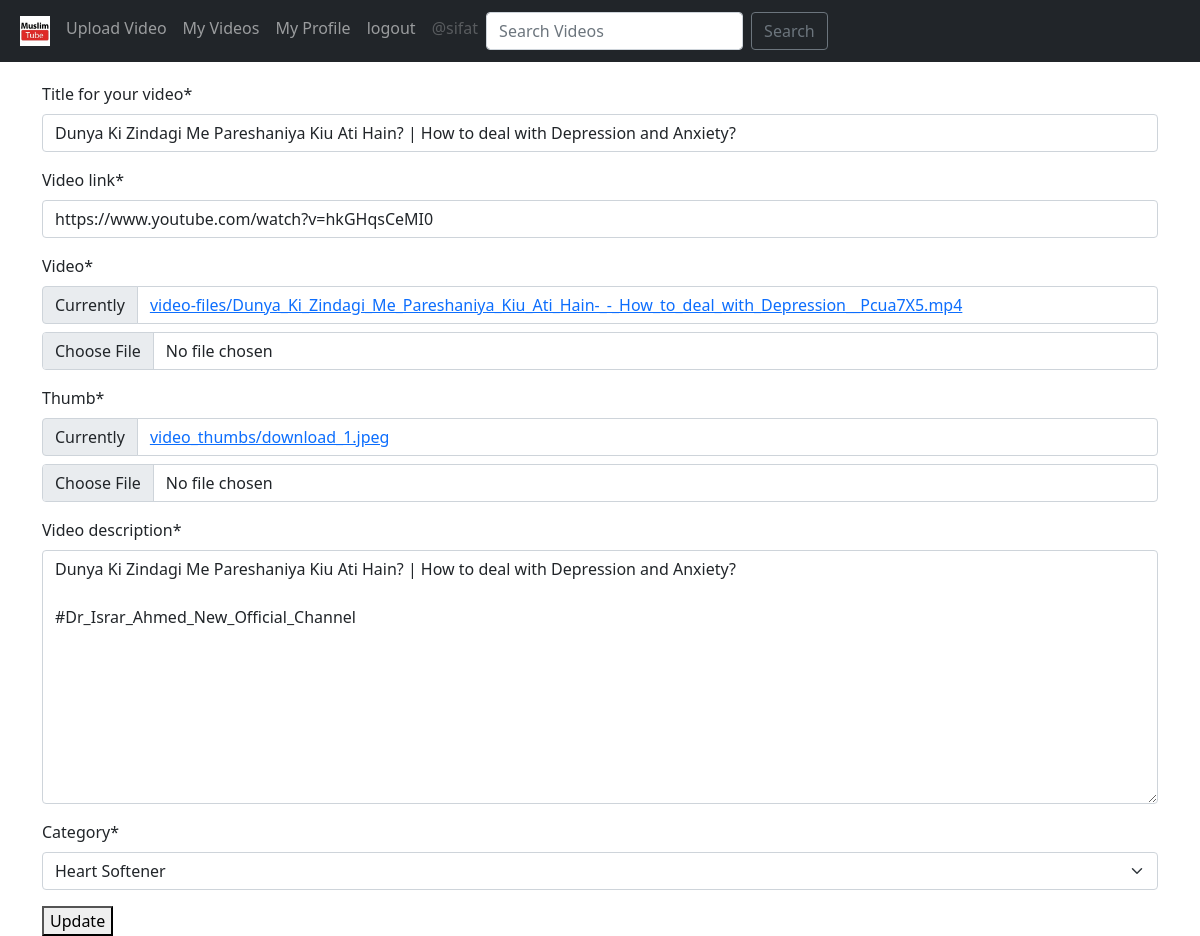
/video/edit/3/ (signed in), run on the app's committed database.
### App_Video/models.py (models this page shows, shortened)
class Video(models.Model):
    uploader = models.ForeignKey(
        User, on_delete=models.CASCADE, related_name='video_uploader')
    video_title = models.CharField(
        max_length=255, verbose_name="Title for your video")
    slug = models.SlugField(max_length=264, unique=True)
    video_link = models.URLField(max_length=264, unique=False)
    video_description = models.TextField(verbose_name="Video description")
    category = models.CharField(
        max_length=255, choices=category_choices, default='Islamic')
    video = models.FileField(upload_to='video-files', verbose_name='video',
                             validators=[FileExtensionValidator(allowed_extensions=['MOV', 'avi', 'mp4', 'webm', 'mkv'])])
    video_thumb = models.ImageField(
        upload_to='video_thumbs', verbose_name='thumb')
    publish_date = models.DateTimeField(auto_now_add=True)
    update_date = models.DateTimeField(auto_now=True)
    class Meta:
        ordering = ['-publish_date']

### App_Video/views.py (the view, shortened to what this page needs)
# urls.py: path('edit/<pk>/', views.UpdateVideo.as_view(), name='update_video'),
class UpdateVideo(LoginRequiredMixin, UpdateView):
    model = Video
    fields = ('video_title', 'video_link', 'video',
              'video_thumb', 'video_description', 'category')
    template_name = 'App_Video/update_video.html'

### templates/App_Video/update_video.html (shortened to what this page needs)
{% extends 'base.html' %}
{% load crispy_forms_tags %}
{% block body_block %}
{% if video.uploader == user %}
<form method="POST">
    {{form|crispy}}
    <button type="submit" name="button">Update</button>
    {% else %}
    <p>Your are not allowed to view this page. 404</p>
</form>
{% endif %}
{% endblock %}

### templates/base.html (shortened to what this page needs)
<!DOCTYPE html>
<html lang="en">
    <head>
        <link href="https://cdn.jsdelivr.net/npm/bootstrap@5.1.3/dist/css/bootstrap.min.css" rel="stylesheet"
>
        <link href="https://maxcdn.bootstrapcdn.com/font-awesome/4.7.0/css/font-awesome.min.css" rel="stylesheet">
    </head>
    <body>
        <nav class="navbar navbar-expand-md navbar-dark bg-dark">
            <div class="container-fluid">
                <div class="collapse navbar-collapse" id="navbarSupportedContent">
                    <ul class="navbar-nav mr-auto">
                        <li class="nav-item">
                            <a class="nav-link active" aria-current="page" href="{% url 'index' %}"><img
                                    src="/media/logo.jpg" alt="Home" width="30px"></a>
                        </li>
                        {% if user.is_authenticated %}
                        <li class="nav-item"><a class="nav-link" href="{% url 'App_Video:upload_video' %}">Upload
                                Video</a>
                        </li>
                        <li class="nav-item"><a class="nav-link" href="{% url 'App_Video:my_videos' %}">My
                                Videos</a></li>
                        <li class="nav-item"><a class="nav-link" href="{% url 'App_Login:profile' %}">My
                                Profile</a></li>
                        <li class="nav-item"><a class="nav-link" href="{% url 'App_Login:logout_profile' %}">logout</a>
                        </li>
                        <li class="nav-link disabled">@{{user.username}}</a></li>
                        {% endif %}
                    </ul>
                    <form class="d-flex" role="search" method="POST" action="{% url 'App_Video:search_list' %}">
                        <input class="form-control me-2" type="search" placeholder="Search Videos" aria-label="Search"
                            name="searched">
                        <button class="btn btn-outline-secondary" type="submit">Search</button>
                    </form>
                </div>
            </div>
        </nav>
        <div class="container" style="padding-top: 20px;">
            {% block body_block %}
            {% endblock body_block %}
        </div>
    </body>
</html>

### data on the page
Video: video_title "Dunya Ki Zindagi Me Pareshaniya Kiu Ati Hain? | How to deal with Depression and Anxiety?", video_link "https://www.youtube.com/watch?v=hkGHqsCeMI0", video_description "Dunya Ki Zindagi Me Pareshaniya Kiu Ati Hain? | How to deal with Depression and Anxiety? #Dr_Israr_Ahmed_New_Official_Channel", category "Heart Softener"

### other printed values
{{ user.username }} "sifat"
